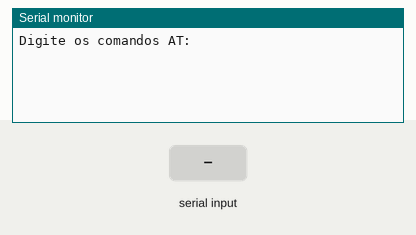
The sketch below on a simulated Arduino Uno, built with avr-gcc and run on an emulated ATmega328P. Parts: the last lines printed to the serial monitor. The test bench sets the inputs (shaded band).

Above: at 1.2 s.
1.3 s: "1" received over the second serial link
At 2.2 s:
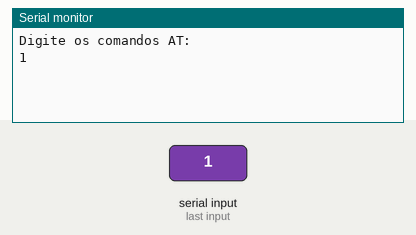
2.8 s: "0" received over the second serial link
At 3.4 s:
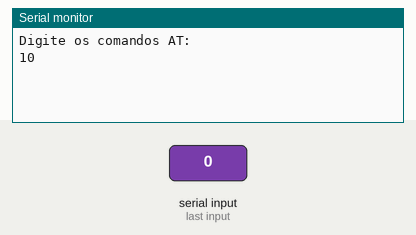

Measured:
- after the input at 1.3 s, the serial monitor: prints a new line at once (image 1)
- after the input at 2.8 s, the serial monitor: prints a new line at once (image 2)

The sketch:

COMANDOS_AT.ino
```cpp
//Programa: Configurar Comandos AT
//Autor: IoTools
//Lembrando que é necessário deixar o  pino Set em nível baixo para ativar os comandos AT

#include <SoftwareSerial.h>

SoftwareSerial mySerial(10, 11); //RX, TX
String command = "";

void setup() {
    Serial.begin(9600);
    mySerial.begin(9600);
    Serial.println("Digite os comandos AT: ");
}

void loop() {
    while(mySerial.available()){
        Serial.write(mySerial.read());
        command = "";
    }
    while(Serial.available()){
        mySerial.write(Serial.read());
        // mySerial.flush();
    }

}
```
